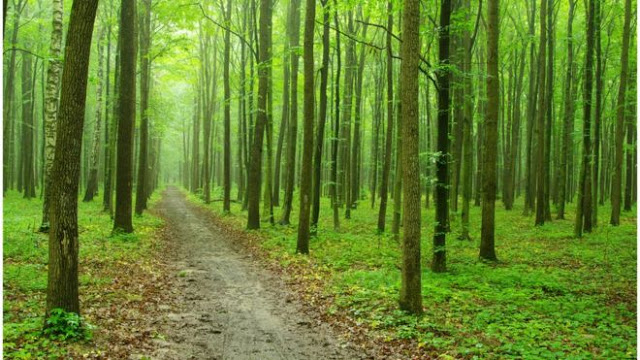
#> input picture 8. Edge detection/image2.jpg, 640 x 360 px
$ python code.py
#> lines starting #> are read from the running program, lines starting #| are printed output that depends on the picture
#code by codingan

import cv2

#load image
image = cv2.imread('image2.jpg')
#> image is the input picture: shape (360, 640, 3); mean B, G, R 48.9, 129.7, 101.2

#convert to canny
canny1 = cv2.Canny(image, 50, 100)
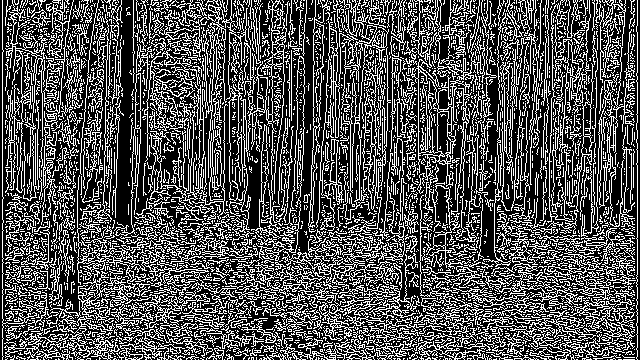
#> canny1: shape (360, 640); 32.5% white in thin lines or dots
canny2 = cv2.Canny(image, 150, 180)
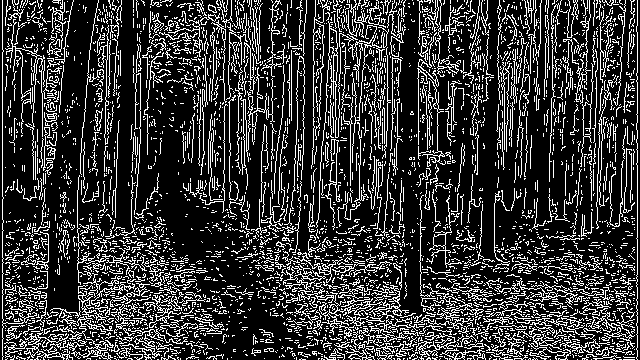
#> canny2: shape (360, 640); 21.5% white in thin lines or dots
canny3 = cv2.Canny(image, 200, 230)
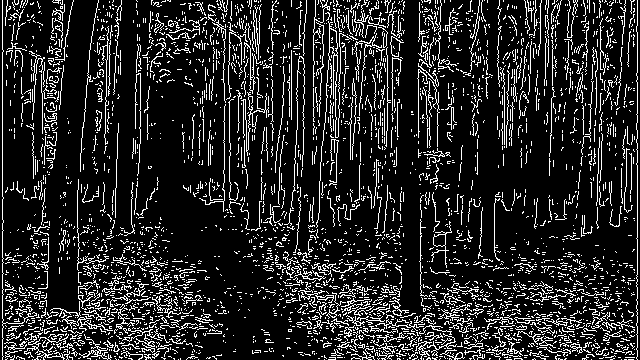
#> canny3: shape (360, 640); 15.1% white in thin lines or dots

#show image
cv2.imshow("original image",image)
cv2.imshow("canny1",canny1)
cv2.imshow("canny2",canny2)
cv2.imshow("canny3",canny3)
cv2.waitKey(0)
